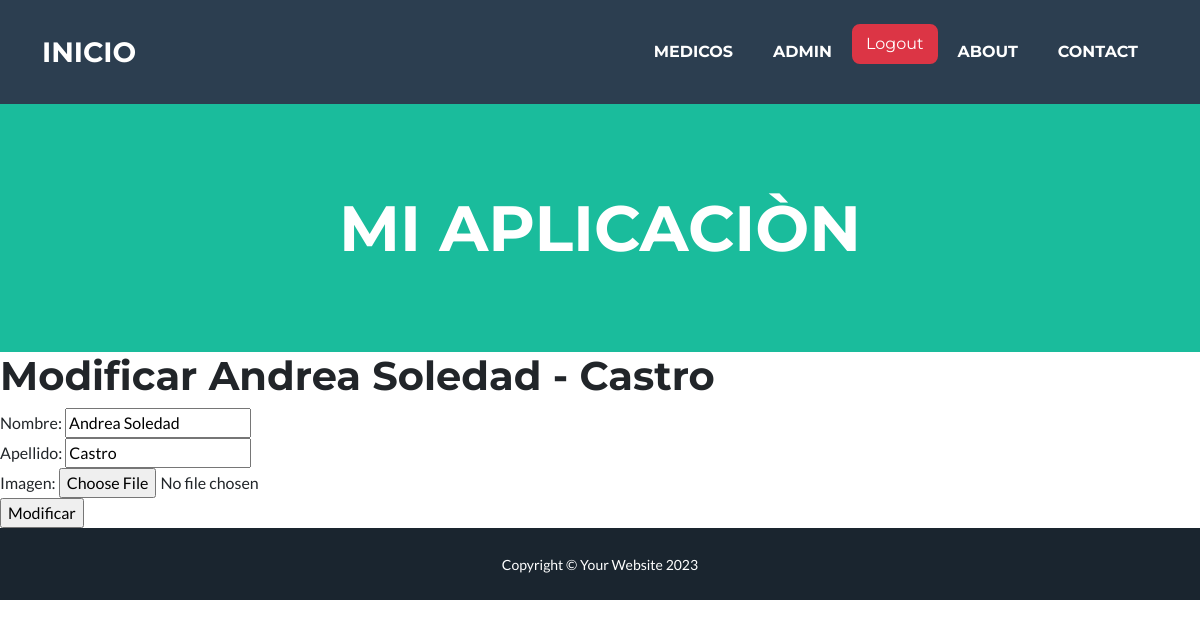
Page /usuarios/medicos/1/modificar/ (signed in) on the committed database.
### clinica/models.py (models this page shows)
class Medico(models.Model):
    nombre = models.CharField(max_length=20)
    apellido = models.CharField(max_length=20)
    imagen = models.ImageField(upload_to='medicos/', blank=True, null=True)
    def __str__(self):
        return f' {self.nombre} - {self.apellido}'

### clinica/views.py (the view)
# urls.py: path('medicos/<int:pk>/modificar/', VistaModificarMedico.as_view(), name='modificar_medico'),
class VistaModificarMedico(LoginRequiredMixin, UpdateView):
    model = Medico
    template_name = "clinica/modificar_medico.html"
    fields = ["nombre", "apellido", "imagen"]
    success_url = reverse_lazy('listado_de_medicos')

### clinica/templates/clinica/modificar_medico.html (shortened to what this page needs)
{% extends "base.html" %}
{% block contenido %}
<h1>Modificar {{medico}}</h1>
<form action={% url "modificar_medico" medico.id %} method="POST">
    {{form}}
    <input type="submit" value="Modificar">
</form>
{% endblock contenido %}

### templates/base.html (shortened to what this page needs)
<!DOCTYPE html>
<html lang="en">
    {% load static %}
    <head>
        <link href= {% static "css/styles.css" %} rel="stylesheet" />
    </head>
    <body id="page-top">
            <nav class="navbar navbar-expand-lg bg-secondary text-uppercase fixed-top" id="mainNav">
                <div class="container">
                    <a class="navbar-brand" href="{% url 'inicio' %}">Inicio</a>
                    <div class="collapse navbar-collapse" id="navbarResponsive">
                        <ul class="navbar-nav ms-auto">
                            <li class="nav-item mx-0 mx-lg-1"><a class="nav-link py-3 px-0 px-lg-3 rounded" href="{% url 'listado_de_medicos' %}">Medicos</a></li>
                            {% if request.user.is_authenticated %}
                            <li class="nav-item mx-0 mx-lg-1">
                                <a class="nav-link py-3 px-0 px-lg-3 rounded" href="{% url 'editar_perfil' %}">
                                    {{ request.user.username }}
                                </a>
                            </li>
                            <form action="{% url 'logout' %}" method="post">
                                <input class="btn btn-danger" type="submit" value="Logout">
                            </form>
                            {% else %}
                            <li class="nav-item mx-0 mx-lg-1"><a class="btn btn-primary py-3 px-0 px-lg-3 rounded" href="{% url 'login' %}">Login</a></li>
                            <li class="nav-item mx-0 mx-lg-1"><a class="btn btn-info py-3 px-0 px-lg-3 rounded" href="{% url 'registro' %}">Registrarse</a></li>
                            {% endif %}
                            <li class="nav-item mx-0 mx-lg-1"><a class="nav-link py-3 px-0 px-lg-3 rounded" href="#about">About</a></li>
                            <li class="nav-item mx-0 mx-lg-1"><a class="nav-link py-3 px-0 px-lg-3 rounded" href="#contact">Contact</a></li>
                        </ul>
                    </div>
                </div>
            </nav>
        <header class="masthead bg-primary text-white text-center">
            <div class="container d-flex align-items-center flex-column">
                <h1 class="masthead-heading text-uppercase mb-0">Mi Aplicaciòn</h1>
            </div>
        </header>
        {% block contenido %}{% endblock contenido %}
        <div class="copyright py-4 text-center text-white">
            <div class="container"><small>Copyright &copy; Your Website 2023</small></div>
        </div>
    </body>
</html>

### rows in the picture
Medico: nombre+apellido "Andrea Soledad - Castro", nombre "Andrea Soledad", apellido "Castro"

### other values in the picture
{{ request.user.username }} "ADMIN"
